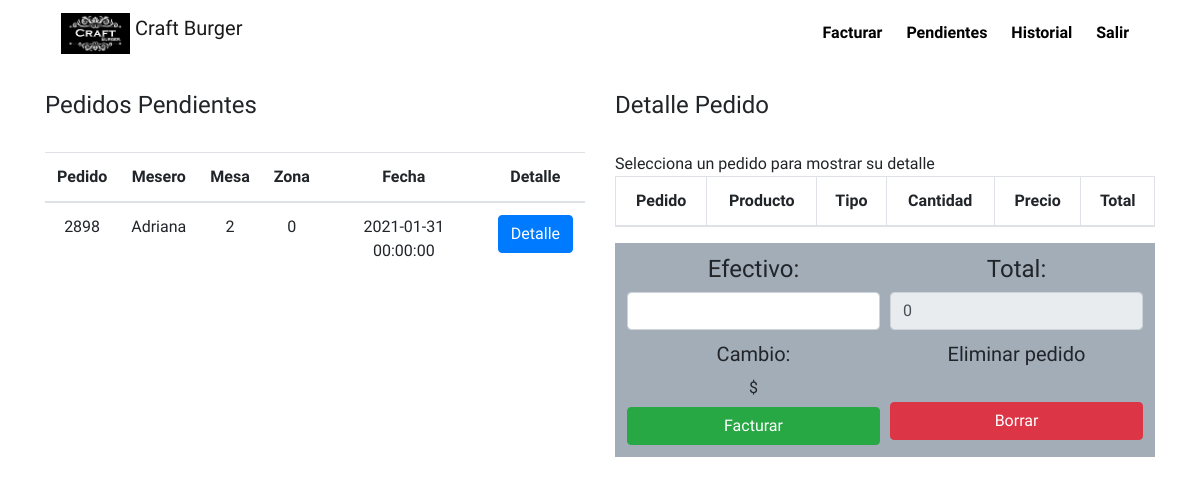
The app's page /index.php/facturacion/MostrarDetallePedidosPendientes with its own data.
### tables this page shows
CREATE TABLE `pedidos` (
  `idpedidos` int(11) NOT NULL,
  `num_pedido` varchar(100) NOT NULL,
  `mesero` varchar(60) NOT NULL,
  `mesa` int(11) NOT NULL,
  `zona` int(11) NOT NULL,
  `fecha` datetime NOT NULL,
  `confirmado` int(11) NOT NULL DEFAULT 0,
  `pagado` int(11) NOT NULL DEFAULT 0
);

### application/controllers/facturacion.php (called while the page is built, shortened)
<?php
class Facturacion extends CI_Controller {
    function __construct(){
        $this->load->model('model_facturas');
        $this->load->model('model_pedidos');
    }
    public function MostrarDetallePedidosPendientes(){
        $num_pedido = $this->input->post('num_pedido');
        $datos = array(
            'detallePedidos' => $this->model_facturas->Mostrar_Detalle($num_pedido),
            'pendientes' => $this->model_facturas->MostrarPedidosPendiente(),
        );
        $this->load->view('view_pendientes',$datos);
    }
}

### index.php (called while the page is built, shortened)
<?php
require_once BASEPATH.'core/CodeIgniter.php';

### application/models/model_facturas.php (called while the page is built, shortened)
<?php
class  Model_facturas extends CI_Model {
  public function MostrarPedidosPendiente(){
    $fecha_actual = Date("Y/m/d");
    $sql = "SELECT * FROM pedidos where confirmado = 1 and pagado = 0 and fecha < '$fecha_actual'";
    $query = $this->db->query($sql);
    return $query;
  }
}

### application/views/view_pendientes.php (the view, shortened to what this page needs)
<!DOCTYPE html>
<html lang="en">
<head>
    <link rel="stylesheet" href="https://stackpath.bootstrapcdn.com/bootstrap/4.3.1/css/bootstrap.min.css">
</head>
<body>
    <div class="container">
        <div class="row">
            <div class="col-sm-12 col-md-12 col-lg-12 col-xl-12">
                <nav class="navbar navbar-light ">
                    <a class="navbar-brand" href="#">
                        <img src="<?php echo base_url() ?>index.php/../imagenes/logo.png" width="10%" height="10%" class="d-inline-block align-top" alt="" loading="lazy">
                        Craft Burger
                    </a>
                    <div class="menu">
                        <a href="<?php echo base_url() ?>index.php/facturacion/MostrarVistaFacturador" role="button"><b>Facturar</b></a>
                        <a href="<?php echo base_url() ?>index.php/facturacion/pendientes" role="button"><b>Pendientes</b></a>
                        <a href="<?php echo base_url() ?>index.php/facturacion/historial" role="button"><b>Historial</b></a>
                        <a href="<?php echo base_url() ?>index.php/facturacion/Salir" class="salir" role="button"><b>Salir</b></a>
                    </div>
                </nav>
            </div>
        </div><br>
    </div>
    <div class="container">
        <div class="row pedidos">
            <div class="col-sm-12 col-md-12 col-lg-6 col-xl-6">
                <h4>Pedidos Pendientes</h4><br>
                <table class="table  table-hover">
                    <thead>
                        <tr>
                            <th scope="col">Pedido</th>
                            <th scope="col">Mesero</th>
                            <th scope="col">Mesa</th>
                            <th scope="col">Zona</th>
                            <th scope="col">Fecha</th>
                            <th scope="col">Detalle</th>
                        </tr>
                    </thead>
                    <tbody>
                        <?php
                        if (empty($pendientes)) {
                            echo "No tiene pedidos pendientes";
                        } else {
                            foreach ($pendientes->result() as $col) {
                        ?>
                                <form action="<?php echo base_url() ?>index.php/facturacion/MostrarDetallePedidosPendientes" method="POST" data-ajax="false">
                                    <tr>
                                        <td>
                                            <p><?php echo ($col->num_pedido); ?></p>
                                        </td>
                                        <td>
                                            <p><?php echo ($col->mesero); ?></p>
                                        </td>
                                        <td>
                                            <p><?php echo ($col->mesa); ?></p>
                                        </td>
                                        <td>
                                            <p><?php echo ($col->zona); ?></p>
                                        </td>
                                        <td>
                                            <p><?php echo ($col->fecha); ?></p>
                                        </td>
                                        <td>
                                            <button type="submit" class="btn btn-primary">
                                                Detalle
                                            </button>
                                        </td>
                                    </tr>
                                </form>
                        <?php    }
                        } ?>
                    </tbody>
                </table>
            </div>
            <div class="col-sm-12 col-md-12 col-lg-6 col-xl-6">
                <h4>Detalle Pedido</h4><br>
                <table class="table table-bordered  table-hover tablaDetalle">
                    <thead>
                        <tr>
                            <th scope="col">Pedido</th>
                            <th scope="col">Producto</th>
                            <th scope="col">Tipo</th>
                            <th scope="col">Cantidad</th>
                            <th scope="col">Precio</th>
                            <th scope="col">Total</th>
                        </tr>
                    </thead>
                            <?php
                            if (empty($detallePedidos)) {
                                $total = 0;
                            } ?>
                </table>
                <div class="operaciones">
                    <div class="form-row">
                        <div class="col">
                            <h4>Efectivo:</h4>
                            <input type="TEXT" id="efectivo" class="form-control" required>
                            <h5 style="margin:12px">Cambio:</h5>
                            <h6 id="cambio" style="margin: 10px;">$</H6>
                            <button type="submit" onclick="alerta()" class="btn btn-block btn-success">Facturar</button>
                        </div>
                        <div class="col">
                            <H4>Total:</H4>
                            <input type="text" id="total" value="<?php echo $total ?>" class="form-control" readonly="readonly" require>
                            <h5 style="margin:12px">Eliminar pedido</h5><br>
                            <button type="submit" onclick="alerta()" class="btn btn-block btn-danger">Borrar</button>
                        </div>
                    </div>
                </div><br>
            </div>
        </div>
    </div>
</body>
</html>

### application/views/view_pendientes.php (style rules this page uses)
* { font-family: 'Coming Soon', cursive; }
.pedidos tr { text-align: center; }
.pedidos input { width: 40%; }
.operaciones { background-color: #A2ADB8; padding: 12px; text-align: center; }
.operaciones input { width: 100%; }
.menu a { background-color: transparent; text-align: center; padding: 10px; color: black; text-decoration:none; border-radius: 8px; }

### records on screen
pedidos: num_pedido "2898", mesero "Adriana", mesa "2", zona "0", fecha "2021-01-31 00:00:00"
